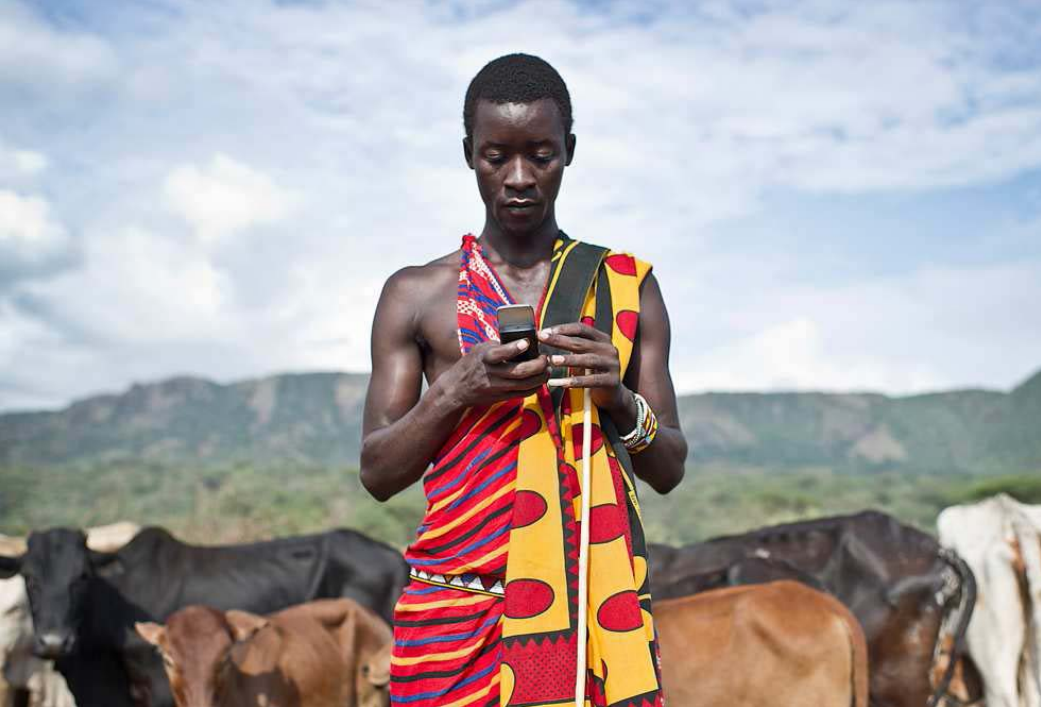
%> input picture man-with-cellphone.PNG, 1041 x 707 px
$ octave gradient_test.m   (GNU Octave 9; MATLAB toolbox functions it lacks are replaced by stand-ins)
%> lines starting %> are read from the running program, lines starting %| are printed output that depends on the picture
im = imread('man-with-cellphone.PNG');
%> im is the input picture: size 707x1041x3 uint8; mean R, G, B 170.5, 162.3, 163.5
im = double(rgb2gray(im));
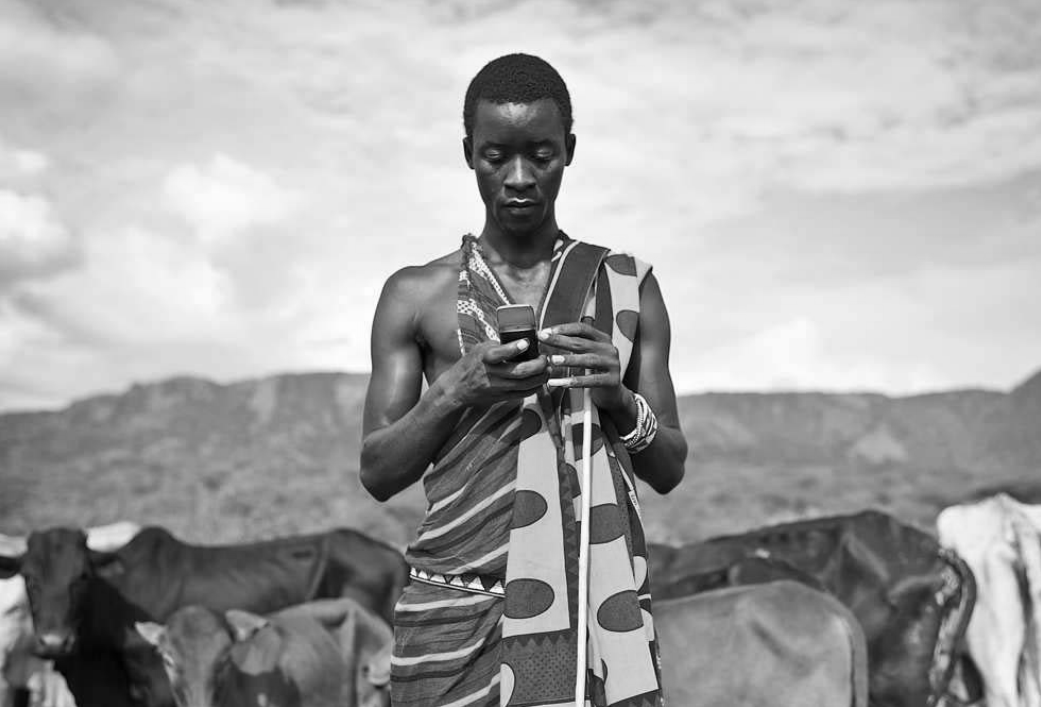
%> im: size 707x1041 double; min 1, max 255, mean 164.8

% Take Image Gradient
del = [1 -1];
gradient = conv2(im, del, 'same');
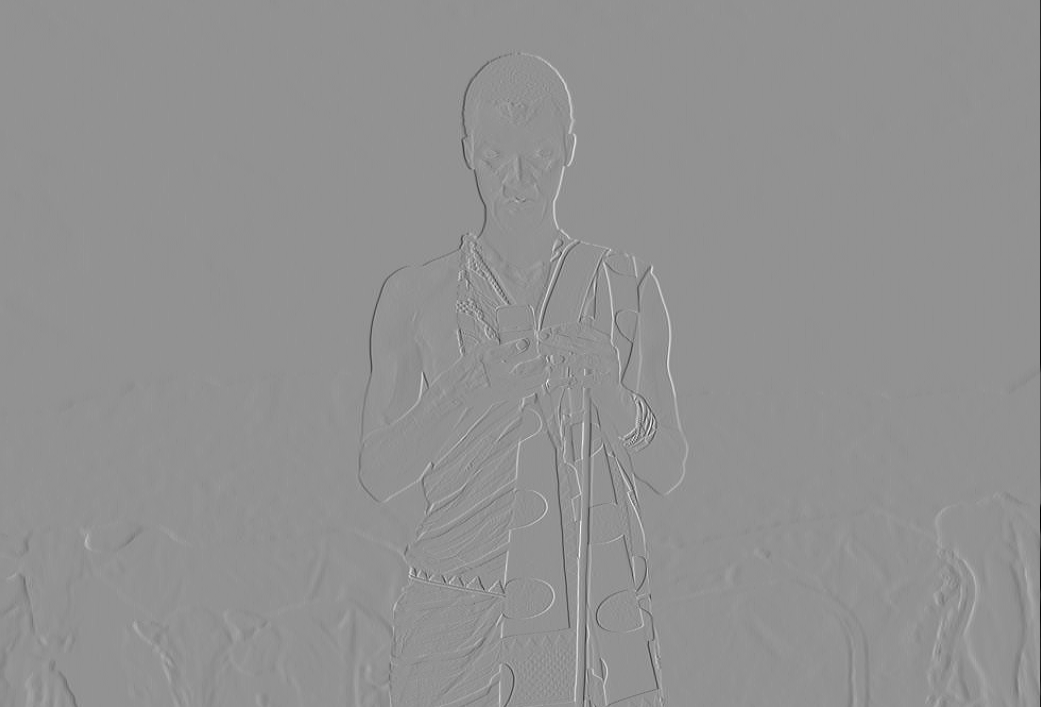
%> gradient: size 707x1041 double; min -238, max 177, mean -0.2; drawn with min black and max white

%i = 452
%j = 224
i = 453
j = 362

        window = gradient(i:i+40,j:j+40);
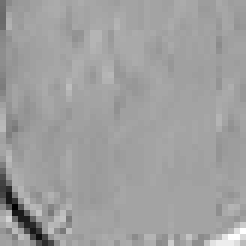
%> window: size 41x41 double (shown 6 times larger); min -55, max 31, mean -1.2; drawn with min black and max white
        subplot(1,2,1);
        imagesc(window);
        colorbar;
        colormap('gray');
        axis square;
        axis off;
        title('Gradient of Local Window');
        subplot(1,2,2);
        histfit(window(:),50,'normal');
        title('Historgram of Gradient Intensity Values w/ Gaussian Fit')
        axis square;
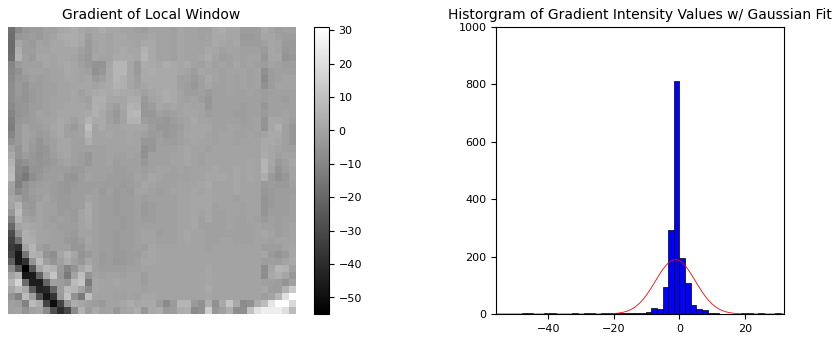
%> figure redrawn from the program's plot data, 2 panels
        drawnow;
        pause(0.1);

$ run again, with clara.PNG copied over man-with-cellphone.PNG
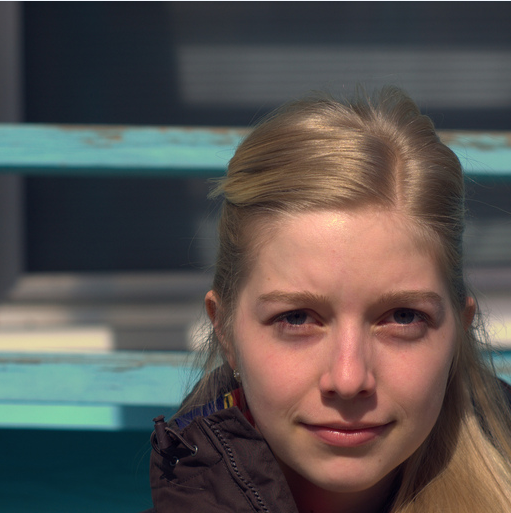
%> input picture clara.PNG, 511 x 513 px
%> im is the input picture: size 513x511x3 uint8; mean R, G, B 88.6, 83.3, 80.5
%> im: size 513x511 double
%> `gradient = conv2(im, del, 'same');`:
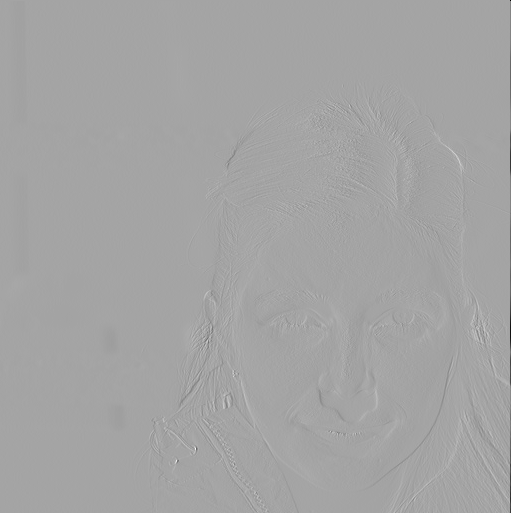
%> gradient: size 513x511 double; min -242, max 133, mean -0.2; drawn with min black and max white
%> `axis square;`:
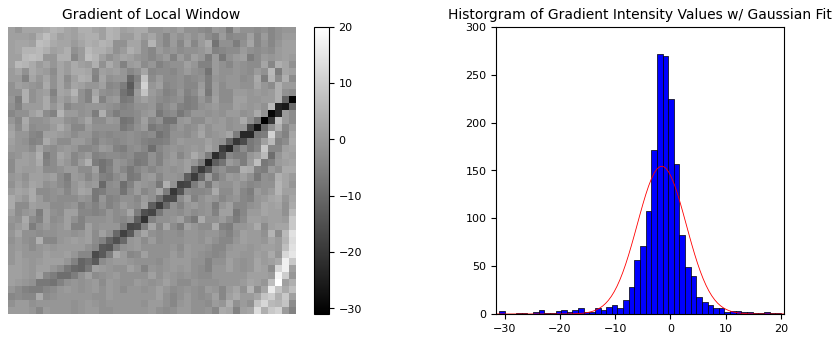
%> figure redrawn from the program's plot data, 2 panels
